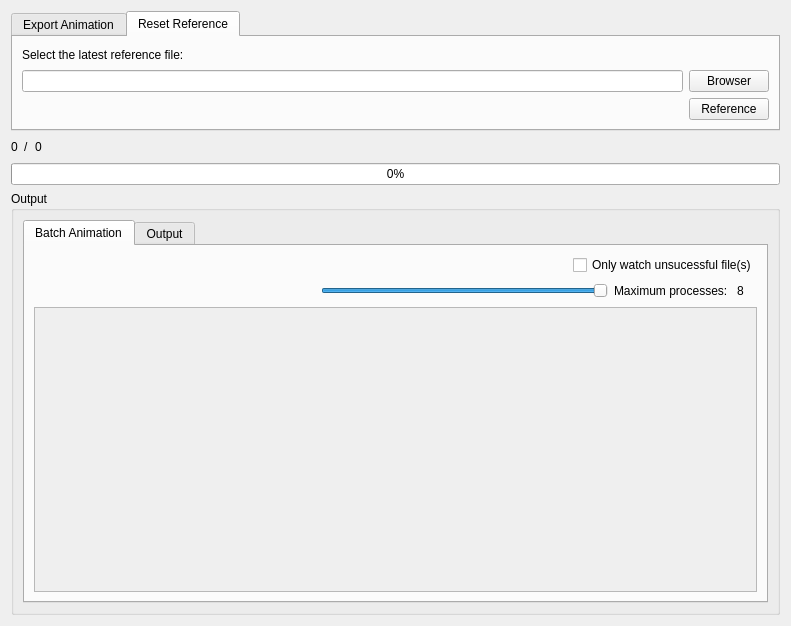
<?xml version="1.0" encoding="UTF-8"?>
<ui version="4.0">
 <class>dialog</class>
 <widget class="QDialog" name="dialog">
  <property name="geometry">
   <rect>
    <x>0</x>
    <y>0</y>
    <width>791</width>
    <height>626</height>
   </rect>
  </property>
  <property name="windowTitle">
   <string>Batch Tool</string>
  </property>
  <layout class="QVBoxLayout" name="verticalLayout_4">
   <item>
    <widget class="QTabWidget" name="tabWidget_2">
     <property name="maximumSize">
      <size>
       <width>16777215</width>
       <height>120</height>
      </size>
     </property>
     <property name="currentIndex">
      <number>1</number>
     </property>
     <widget class="QWidget" name="tab_2">
      <attribute name="title">
       <string>Export Animation</string>
      </attribute>
      <layout class="QVBoxLayout" name="verticalLayout_7">
       <item>
        <layout class="QVBoxLayout" name="verticalLayout_3">
         <item>
          <widget class="QLabel" name="label">
           <property name="text">
            <string>Select folder(s) or file(s):</string>
           </property>
          </widget>
         </item>
         <item>
          <layout class="QHBoxLayout" name="horizontalLayout">
           <item>
            <widget class="DNDLineEdit" name="browserLE"/>
           </item>
           <item>
            <widget class="QPushButton" name="browserBTN">
             <property name="text">
              <string>Browser</string>
             </property>
            </widget>
           </item>
          </layout>
         </item>
        </layout>
       </item>
       <item>
        <layout class="QHBoxLayout" name="horizontalLayout_5">
         <item>
          <spacer name="horizontalSpacer_3">
           <property name="orientation">
            <enum>Qt::Horizontal</enum>
           </property>
           <property name="sizeHint" stdset="0">
            <size>
             <width>40</width>
             <height>20</height>
            </size>
           </property>
          </spacer>
         </item>
         <item>
          <widget class="QPushButton" name="exportBTN">
           <property name="text">
            <string>Export</string>
           </property>
          </widget>
         </item>
        </layout>
       </item>
      </layout>
     </widget>
     <widget class="QWidget" name="tab_3">
      <attribute name="title">
       <string>Reset Reference</string>
      </attribute>
      <layout class="QVBoxLayout" name="verticalLayout_9">
       <item>
        <layout class="QVBoxLayout" name="verticalLayout_8">
         <item>
          <widget class="QLabel" name="label_4">
           <property name="text">
            <string>Select the latest reference file:</string>
           </property>
          </widget>
         </item>
         <item>
          <layout class="QHBoxLayout" name="horizontalLayout_7">
           <item>
            <widget class="DNDLineEdit" name="referenceLE"/>
           </item>
           <item>
            <widget class="QPushButton" name="referenceFileBTN">
             <property name="text">
              <string>Browser</string>
             </property>
            </widget>
           </item>
          </layout>
         </item>
        </layout>
       </item>
       <item>
        <layout class="QHBoxLayout" name="horizontalLayout_8">
         <item>
          <spacer name="horizontalSpacer_6">
           <property name="orientation">
            <enum>Qt::Horizontal</enum>
           </property>
           <property name="sizeHint" stdset="0">
            <size>
             <width>40</width>
             <height>20</height>
            </size>
           </property>
          </spacer>
         </item>
         <item>
          <widget class="QPushButton" name="referenceBTN">
           <property name="text">
            <string>Reference</string>
           </property>
          </widget>
         </item>
        </layout>
       </item>
      </layout>
     </widget>
    </widget>
   </item>
   <item>
    <layout class="QHBoxLayout" name="horizontalLayout_3">
     <item>
      <widget class="QLabel" name="numeratorLE">
       <property name="text">
        <string>0</string>
       </property>
      </widget>
     </item>
     <item>
      <widget class="QLabel" name="label_3">
       <property name="text">
        <string>/</string>
       </property>
      </widget>
     </item>
     <item>
      <widget class="QLabel" name="denominatorLE">
       <property name="text">
        <string>0</string>
       </property>
      </widget>
     </item>
     <item>
      <spacer name="horizontalSpacer_2">
       <property name="orientation">
        <enum>Qt::Horizontal</enum>
       </property>
       <property name="sizeHint" stdset="0">
        <size>
         <width>40</width>
         <height>20</height>
        </size>
       </property>
      </spacer>
     </item>
    </layout>
   </item>
   <item>
    <widget class="QProgressBar" name="progressBar">
     <property name="value">
      <number>0</number>
     </property>
    </widget>
   </item>
   <item>
    <widget class="QGroupBox" name="groupBox_4">
     <property name="title">
      <string>Output</string>
     </property>
     <layout class="QVBoxLayout" name="verticalLayout_5">
      <item>
       <widget class="QTabWidget" name="tabWidget">
        <property name="currentIndex">
         <number>0</number>
        </property>
        <widget class="QWidget" name="tab">
         <attribute name="title">
          <string>Batch Animation</string>
         </attribute>
         <layout class="QVBoxLayout" name="verticalLayout">
          <item>
           <layout class="QHBoxLayout" name="horizontalLayout_2">
            <item>
             <spacer name="horizontalSpacer">
              <property name="orientation">
               <enum>Qt::Horizontal</enum>
              </property>
              <property name="sizeHint" stdset="0">
               <size>
                <width>40</width>
                <height>20</height>
               </size>
              </property>
             </spacer>
            </item>
            <item>
             <widget class="QCheckBox" name="checkBox">
              <property name="text">
               <string>Only watch unsucessful file(s)</string>
              </property>
             </widget>
            </item>
           </layout>
          </item>
          <item>
           <layout class="QHBoxLayout" name="horizontalLayout_4">
            <item>
             <spacer name="horizontalSpacer_4">
              <property name="orientation">
               <enum>Qt::Horizontal</enum>
              </property>
              <property name="sizeHint" stdset="0">
               <size>
                <width>40</width>
                <height>20</height>
               </size>
              </property>
             </spacer>
            </item>
            <item>
             <widget class="QSlider" name="processSLD">
              <property name="minimum">
               <number>1</number>
              </property>
              <property name="maximum">
               <number>8</number>
              </property>
              <property name="value">
               <number>8</number>
              </property>
              <property name="orientation">
               <enum>Qt::Horizontal</enum>
              </property>
              <property name="tickPosition">
               <enum>QSlider::NoTicks</enum>
              </property>
              <property name="tickInterval">
               <number>0</number>
              </property>
             </widget>
            </item>
            <item>
             <widget class="QLabel" name="label_2">
              <property name="text">
               <string>Maximum processes: </string>
              </property>
             </widget>
            </item>
            <item>
             <widget class="QLabel" name="processCountLB">
              <property name="minimumSize">
               <size>
                <width>20</width>
                <height>0</height>
               </size>
              </property>
              <property name="text">
               <string>8</string>
              </property>
             </widget>
            </item>
           </layout>
          </item>
          <item>
           <widget class="QScrollArea" name="scrollArea">
            <property name="horizontalScrollBarPolicy">
             <enum>Qt::ScrollBarAlwaysOff</enum>
            </property>
            <property name="widgetResizable">
             <bool>true</bool>
            </property>
            <widget class="QWidget" name="exportAnimationScrollAreaWidgetContents">
             <property name="geometry">
              <rect>
               <x>0</x>
               <y>0</y>
               <width>727</width>
               <height>290</height>
              </rect>
             </property>
             <layout class="QVBoxLayout" name="verticalLayout_2">
              <item>
               <layout class="QVBoxLayout" name="exportAnimationVBL"/>
              </item>
             </layout>
            </widget>
           </widget>
          </item>
         </layout>
        </widget>
        <widget class="QWidget" name="tab">
         <attribute name="title">
          <string>Output</string>
         </attribute>
         <layout class="QVBoxLayout" name="verticalLayout_6">
          <item>
           <layout class="QHBoxLayout" name="horizontalLayout_6">
            <item>
             <spacer name="horizontalSpacer_5">
              <property name="orientation">
               <enum>Qt::Horizontal</enum>
              </property>
              <property name="sizeHint" stdset="0">
               <size>
                <width>40</width>
                <height>20</height>
               </size>
              </property>
             </spacer>
            </item>
            <item>
             <widget class="QCheckBox" name="outputLogCB">
              <property name="text">
               <string>Output logs in Maya</string>
              </property>
             </widget>
            </item>
           </layout>
          </item>
          <item>
           <widget class="QPlainTextEdit" name="logPTE">
            <property name="undoRedoEnabled">
             <bool>false</bool>
            </property>
            <property name="readOnly">
             <bool>true</bool>
            </property>
            <property name="plainText">
             <string/>
            </property>
           </widget>
          </item>
         </layout>
        </widget>
       </widget>
      </item>
     </layout>
    </widget>
   </item>
  </layout>
 </widget>
 <customwidgets>
  <customwidget>
   <class>DNDLineEdit</class>
   <extends>QLineEdit</extends>
   <header>dndlineedit.h</header>
  </customwidget>
 </customwidgets>
 <resources/>
 <connections/>
</ui>
